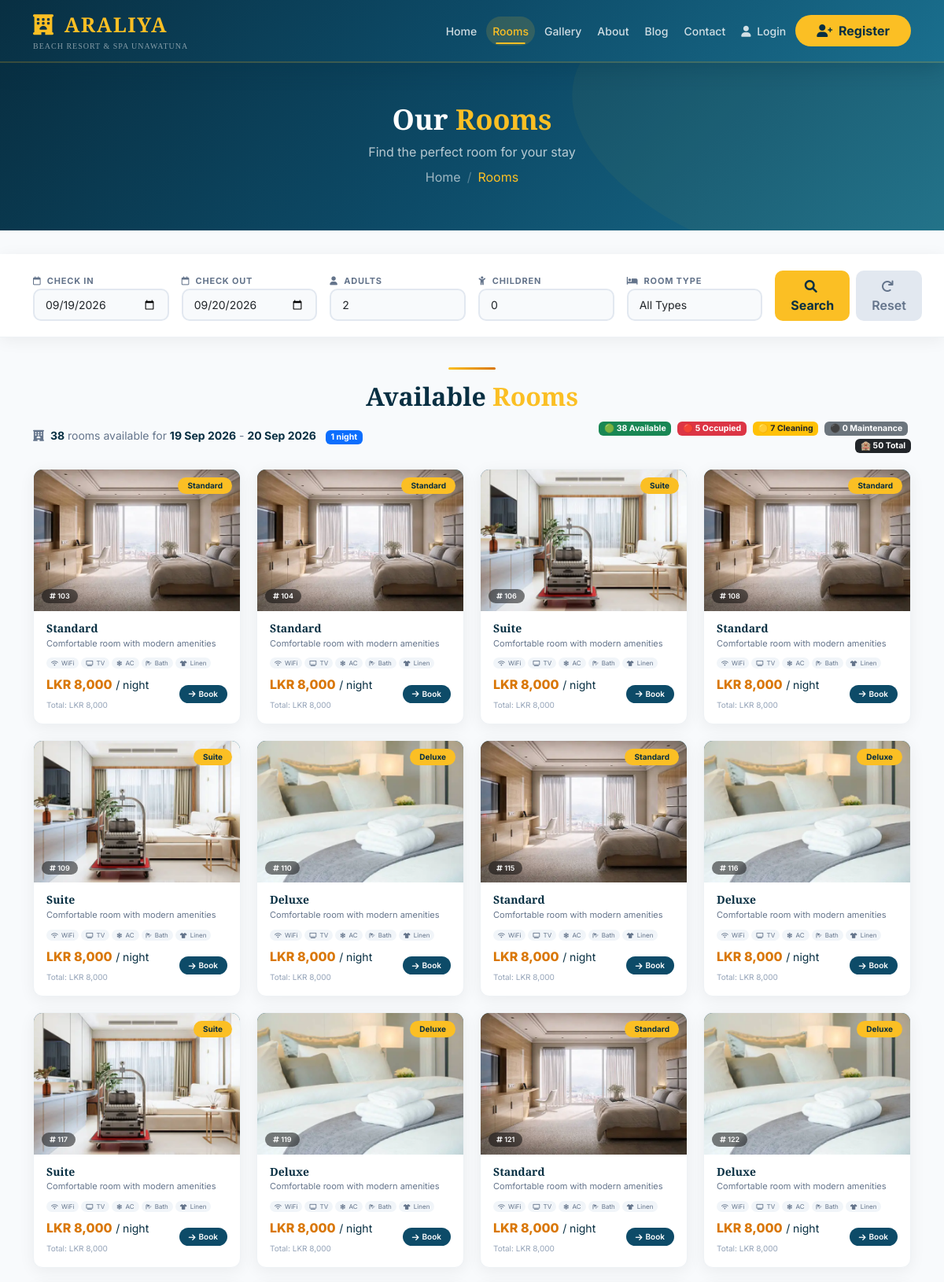
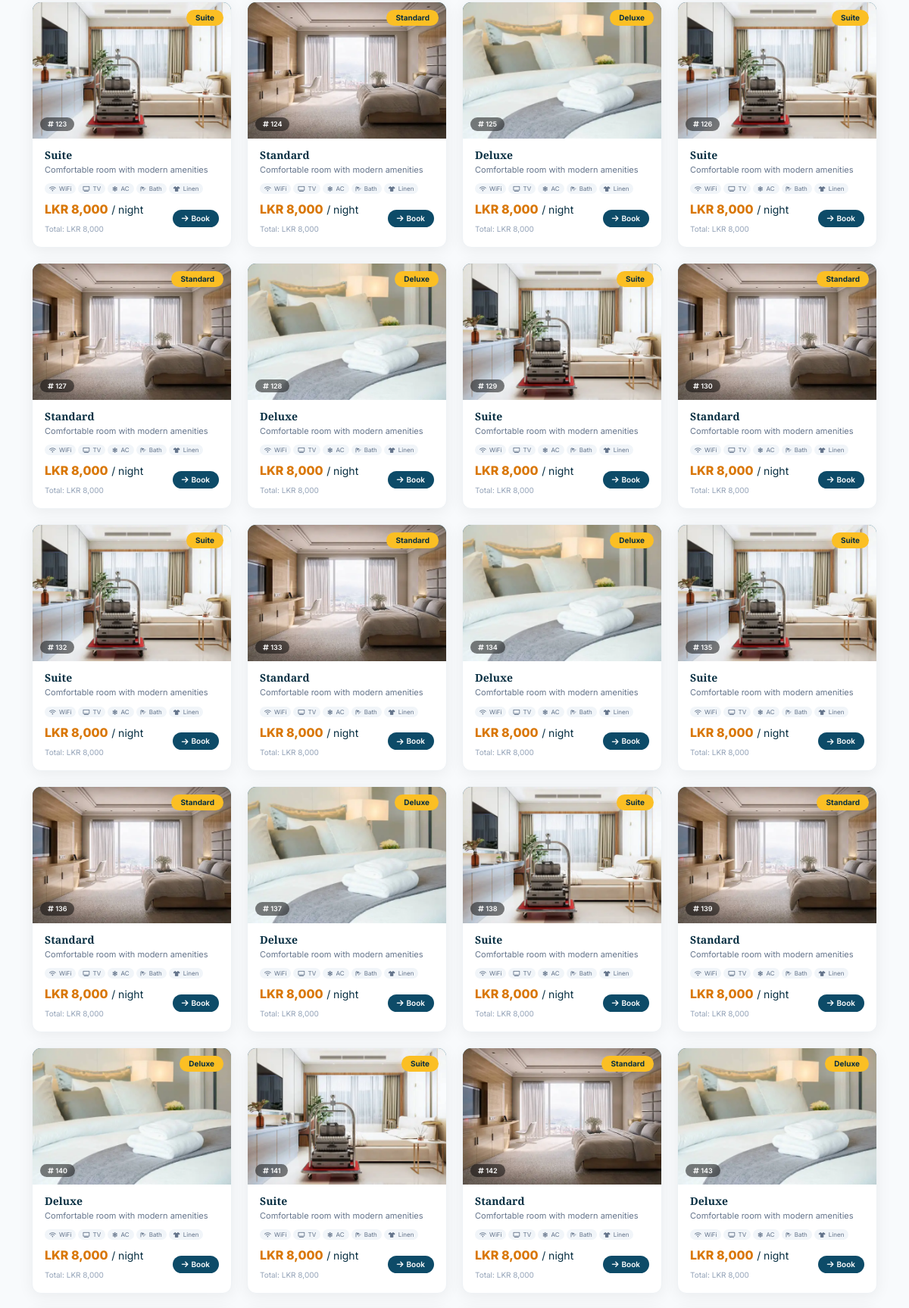
/public/rooms.php (upper part), run on the app's committed database (2 pictures, top to bottom).
### tables this page shows
CREATE TABLE `rooms` (
  `room_id` int(11) NOT NULL,
  `room_number` varchar(10) NOT NULL,
  `room_type` varchar(50) DEFAULT NULL,
  `status` enum('available','occupied','cleaning','maintenance') DEFAULT 'available'
);

### public/rooms.php (the view, shortened to what this page needs)
<?php
include '../includes/db.php';
$is_logged_in = isset($_SESSION['online_user_id']) && !empty($_SESSION['online_user_id']);
$logged_in_user = $is_logged_in ? $_SESSION['online_user_name'] : '';
$current_date = date('Y-m-d');
$check_in = isset($_GET['check_in']) ? $_GET['check_in'] : $current_date;
$check_out = isset($_GET['check_out']) ? $_GET['check_out'] : date('Y-m-d', strtotime('+1 day'));
$adults = isset($_GET['adults']) ? intval($_GET['adults']) : 2;
$children = isset($_GET['children']) ? intval($_GET['children']) : 0;
$room_type = isset($_GET['room_type']) ? $_GET['room_type'] : 'all';
$nights = (strtotime($check_out) - strtotime($check_in)) / (60 * 60 * 24);
$sql = "SELECT
            r.room_id,
            r.room_number,
            r.room_type,
            r.status as room_status,
            rt.type_name,
            rt.base_price,
            rt.season_price,
            rt.description as room_desc,
            rt.image as room_image
        FROM rooms r
        LEFT JOIN room_types rt ON r.room_type = rt.type_name
        WHERE r.status = 'available'";
$sql .= " ORDER BY rt.base_price ASC";
$room_query = $conn->query($sql);
$rooms = array();
while($room = $room_query->fetch_assoc()) {
    $rooms[] = $room;
}
$image_number_map = array(
    'standard' => 1,
    'deluxe' => 2,
    'suite' => 3,
    'luxury suite' => 4,
    'apartment' => 5,
    'executive' => 6,
    'family' => 7,
    'twin' => 8
);
$stats_sql = "SELECT
                COUNT(*) as total,
                SUM(CASE WHEN status = 'available' THEN 1 ELSE 0 END) as available,
                SUM(CASE WHEN status = 'occupied' THEN 1 ELSE 0 END) as occupied,
                SUM(CASE WHEN status = 'cleaning' THEN 1 ELSE 0 END) as cleaning,
                SUM(CASE WHEN status = 'maintenance' THEN 1 ELSE 0 END) as maintenance
              FROM rooms";
$stats_result = $conn->query($stats_sql);
$stats = $stats_result->fetch_assoc();
$total_rooms_count = $stats['total'];
$total_available = $stats['available'];
$occupied_count = $stats['occupied'];
$cleaning_count = $stats['cleaning'];
$maintenance_count = $stats['maintenance'];
?>
<!DOCTYPE html>
<html lang="en">
<head>
    <link href="https://cdn.jsdelivr.net/npm/bootstrap@5.3.0/dist/css/bootstrap.min.css" rel="stylesheet">
    <link rel="stylesheet" href="https://cdnjs.cloudflare.com/ajax/libs/font-awesome/6.0.0/css/all.min.css">
</head>
<body>
<nav class="navbar navbar-expand-lg navbar-custom">
    <div class="container">
        <a href="index.php" class="brand">
            <i class="fas fa-hotel me-1"></i> ARALIYA
            <span class="brand-sub">Beach Resort &amp; Spa Unawatuna</span>
        </a>
        <div class="collapse navbar-collapse" id="navbarNav">
            <ul class="navbar-nav ms-auto align-items-center gap-1">
                <li class="nav-item"><a href="index.php" class="nav-link">Home</a></li>
                <li class="nav-item"><a href="rooms.php" class="nav-link active">Rooms</a></li>
                <li class="nav-item"><a href="gallery.php" class="nav-link">Gallery</a></li>
                <li class="nav-item"><a href="about.php" class="nav-link">About</a></li>
                <li class="nav-item"><a href="blog.php" class="nav-link">Blog</a></li>
                <li class="nav-item"><a href="contact.php" class="nav-link">Contact</a></li>
                <?php if($is_logged_in): ?>
                    <li class="nav-item dropdown">
                        <a href="#" class="user-dropdown dropdown-toggle" data-bs-toggle="dropdown" aria-expanded="false">
                            <span class="user-avatar"><?php echo strtoupper(substr($logged_in_user, 0, 1)); ?></span>
                            <span><?php echo htmlspecialchars($logged_in_user); ?></span>
                        </a>
                        <ul class="dropdown-menu dropdown-menu-end">
                            <li><a class="dropdown-item" href="my_bookings.php"><i class="fas fa-list me-2"></i> My Bookings</a></li>
                            <li><a class="dropdown-item" href="profile.php"><i class="fas fa-user me-2"></i> Profile</a></li>
                            <li><hr class="dropdown-divider"></li>
                            <li><a class="dropdown-item text-danger" href="logout.php"><i class="fas fa-sign-out-alt me-2"></i> Logout</a></li>
                        </ul>
                    </li>
                <?php else: ?>
                    <li class="nav-item"><a href="login.php" class="nav-link"><i class="fas fa-user me-1"></i> Login</a></li>
                    <li class="nav-item"><a href="register.php" class="btn-book-now-nav"><i class="fas fa-user-plus me-1"></i> Register</a></li>
                <?php endif; ?>
            </ul>
        </div>
    </div>
</nav>
<section class="page-hero">
    <div class="container">
        <h1>Our <span>Rooms</span></h1>
        <p>Find the perfect room for your stay</p>
        <nav aria-label="breadcrumb">
            <ol class="breadcrumb">
                <li class="breadcrumb-item"><a href="index.php">Home</a></li>
                <li class="breadcrumb-item active">Rooms</li>
            </ol>
        </nav>
    </div>
</section>
<section class="filter-bar">
    <div class="container">
        <form method="GET" class="row g-3 align-items-end">
            <div class="col-md-2">
                <label><i class="far fa-calendar me-1"></i> Check In</label>
                <input type="date" name="check_in" class="form-control" value="<?php echo $check_in; ?>" min="<?php echo $current_date; ?>">
            </div>
            <div class="col-md-2">
                <label><i class="far fa-calendar me-1"></i> Check Out</label>
                <input type="date" name="check_out" class="form-control" value="<?php echo $check_out; ?>" min="<?php echo date('Y-m-d', strtotime('+1 day')); ?>">
            </div>
            <div class="col-md-2">
                <label><i class="fas fa-user me-1"></i> Adults</label>
                <select name="adults" class="form-select">
                    <option value="2" <?php if($adults == 2) echo 'selected'; ?>>2</option>
                </select>
            </div>
            <div class="col-md-2">
                <label><i class="fas fa-child me-1"></i> Children</label>
                <select name="children" class="form-select">
                    <option value="0" <?php if($children == 0) echo 'selected'; ?>>0</option>
                </select>
            </div>
            <div class="col-md-2">
                <label><i class="fas fa-bed me-1"></i> Room Type</label>
                <select name="room_type" class="form-select">
                    <option value="all" <?php if($room_type == 'all') echo 'selected'; ?>>All Types</option>
                </select>
            </div>
            <div class="col-md-2">
                <div class="d-flex gap-2">
                    <button type="submit" class="btn-filter"><i class="fas fa-search me-1"></i> Search</button>
                    <a href="rooms.php" class="btn-reset-filter"><i class="fas fa-redo me-1"></i> Reset</a>
                </div>
            </div>
        </form>
    </div>
</section>
<section class="py-2">
    <div class="container">
        <div class="text-center">
            <div class="section-divider"></div>
            <h2 class="section-title">Available <span class="highlight">Rooms</span></h2>
        </div>
        <div class="results-count">
            <div class="row g-2 align-items-center">
                <div class="col-lg-7">
                    <i class="fas fa-hotel me-1"></i>
                    <strong><?php echo count($rooms); ?></strong> rooms available
                    for <strong><?php echo date('d M Y', strtotime($check_in)); ?></strong> - <strong><?php echo date('d M Y', strtotime($check_out)); ?></strong>
                    <span class="badge bg-primary ms-2"><?php echo $nights; ?> night<?php if($nights > 1) echo 's'; ?></span>
                </div>
                <div class="col-lg-5 text-lg-end">
                    <span class="badge bg-success me-1">🟢 <?php echo $total_available; ?> Available</span>
                    <span class="badge bg-danger me-1">🔴 <?php echo $occupied_count; ?> Occupied</span>
                    <span class="badge bg-warning text-dark me-1">🟡 <?php echo $cleaning_count; ?> Cleaning</span>
                    <span class="badge bg-secondary me-1">⚫ <?php echo $maintenance_count; ?> Maintenance</span>
                    <span class="badge bg-dark">🏨 <?php echo $total_rooms_count; ?> Total</span>
                </div>
            </div>
        </div>
        <div class="room-grid-5col">
            <?php if(empty($rooms)): ?>
                <div class="col-12 text-center py-5" style="grid-column: 1 / -1;">
                    <i class="fas fa-bed fa-4x text-muted mb-4"></i>
                    <h4>No rooms available</h4>
                    <p class="text-muted">Please try different dates or contact us directly.</p>
                    <a href="rooms.php" class="btn btn-primary mt-2" style="background: var(--primary); border: none; border-radius:25px; padding:8px 30px;">
                        <i class="fas fa-redo me-1"></i> Reset Search
                    </a>
                </div>
            <?php else: ?>
                <?php foreach($rooms as $room):
                    $room_number = isset($room['room_number']) ? $room['room_number'] : 'N/A';
                    $category = isset($room['type_name']) ? $room['type_name'] : (isset($room['room_type']) ? $room['room_type'] : 'Standard');
                    $price = isset($room['base_price']) ? $room['base_price'] : 8000;
                    $total_price = $price * $nights;
                    $description = isset($room['room_desc']) ? $room['room_desc'] : 'Comfortable room with modern amenities';
                    $room_type_lower = strtolower(trim($category));
                    $image_num = 1;
                    foreach($image_number_map as $key => $num) {
                        if(strpos($room_type_lower, $key) !== false) {
                            $image_num = $num;
                            break;
                        }
                    }
                    $final_image = '';
                    $paths_to_check = array(
                        'uploads/rooms/' . $image_num . '.webp',
                        'uploads/rooms/' . $image_num . '.jpg',
                        '../uploads/rooms/' . $image_num . '.webp',
                        '../uploads/rooms/' . $image_num . '.jpg',
                        './uploads/rooms/' . $image_num . '.webp',
                        './uploads/rooms/' . $image_num . '.jpg'
                    );
                    foreach($paths_to_check as $path) {
                        if(file_exists($path)) {
                            $final_image = $path;
                            break;
                        }
                    }
                ?>
                <div class="room-card">
                    <div class="room-image" onclick="openImageModal('<?php echo $final_image ? $final_image : ''; ?>', '<?php echo htmlspecialchars($category); ?> - Room <?php echo $room_number; ?>')">
                        <?php if(!empty($final_image)): ?>
                            <img src="<?php echo $final_image; ?>" alt="<?php echo htmlspecialchars($category); ?>" loading="lazy">
                        <?php else: ?>
                            <i class="fas fa-hotel no-image"></i>
                        <?php endif; ?>
                        <span class="room-badge"><?php echo htmlspecialchars($category); ?></span>
                        <span class="room-number-badge"><i class="fas fa-hashtag"></i> <?php echo $room_number; ?></span>
                    </div>
                    <div class="room-body">
                        <h5 class="room-name"><?php echo htmlspecialchars($category); ?></h5>
                        <p class="room-desc"><?php echo htmlspecialchars($description); ?></p>
                        <div class="room-amenities">
                            <span><i class="fas fa-wifi"></i> WiFi</span>
                            <span><i class="fas fa-tv"></i> TV</span>
                            <span><i class="fas fa-snowflake"></i> AC</span>
                            <span><i class="fas fa-shower"></i> Bath</span>
                            <span><i class="fas fa-tshirt"></i> Linen</span>
                        </div>
                        <div class="d-flex justify-content-between align-items-center mt-auto pt-1">
                            <div>
                                <span class="room-price">LKR <?php echo number_format($price, 0); ?></span>
                                <small>/ night</small>
                                <br>
                                <span class="room-total">Total: LKR <?php echo number_format($total_price, 0); ?></span>
                            </div>
                            <a href="room-details.php?id=<?php echo $room['room_id']; ?>&check_in=<?php echo $check_in; ?>&check_out=<?php echo $check_out; ?>&adults=<?php echo $adults; ?>&children=<?php echo $children; ?>" class="btn-book-room">
                                <i class="fas fa-arrow-right"></i> Book
                            </a>
                        </div>
                    </div>
                </div>
                <?php endforeach; ?>
            <?php endif; ?>
        </div>
    </div>
</section>
</body>
</html>

### data on the page
rooms: room_type "Standard", room_number "103", description "Comfortable room with modern amenities", price "8,000", total_price "8,000"
rooms: room_type "Standard", room_number "104", description "Comfortable room with modern amenities", price "8,000", total_price "8,000"
rooms: room_type "Suite", room_number "106", description "Comfortable room with modern amenities", price "8,000", total_price "8,000"
rooms: room_type "Standard", room_number "108", description "Comfortable room with modern amenities", price "8,000", total_price "8,000"
rooms: room_type "Suite", room_number "109", description "Comfortable room with modern amenities", price "8,000", total_price "8,000"
rooms: room_type "Deluxe", room_number "110", description "Comfortable room with modern amenities", price "8,000", total_price "8,000"
rooms: room_type "Standard", room_number "115", description "Comfortable room with modern amenities", price "8,000", total_price "8,000"
rooms: room_type "Deluxe", room_number "116", description "Comfortable room with modern amenities", price "8,000", total_price "8,000"
rooms: room_type "Suite", room_number "117", description "Comfortable room with modern amenities", price "8,000", total_price "8,000"
rooms: room_type "Deluxe", room_number "119", description "Comfortable room with modern amenities", price "8,000", total_price "8,000"
rooms: room_type "Standard", room_number "121", description "Comfortable room with modern amenities", price "8,000", total_price "8,000"
rooms: room_type "Deluxe", room_number "122", description "Comfortable room with modern amenities", price "8,000", total_price "8,000"
rooms: room_type "Suite", room_number "123", description "Comfortable room with modern amenities", price "8,000", total_price "8,000"
rooms: room_type "Standard", room_number "124", description "Comfortable room with modern amenities", price "8,000", total_price "8,000"
rooms: room_type "Deluxe", room_number "125", description "Comfortable room with modern amenities", price "8,000", total_price "8,000"
rooms: room_type "Suite", room_number "126", description "Comfortable room with modern amenities", price "8,000", total_price "8,000"
rooms: room_type "Standard", room_number "127", description "Comfortable room with modern amenities", price "8,000", total_price "8,000"
rooms: room_type "Deluxe", room_number "128", description "Comfortable room with modern amenities", price "8,000", total_price "8,000"
rooms: room_type "Suite", room_number "129", description "Comfortable room with modern amenities", price "8,000", total_price "8,000"
rooms: room_type "Standard", room_number "130", description "Comfortable room with modern amenities", price "8,000", total_price "8,000"
rooms: room_type "Suite", room_number "132", description "Comfortable room with modern amenities", price "8,000", total_price "8,000"
rooms: room_type "Standard", room_number "133", description "Comfortable room with modern amenities", price "8,000", total_price "8,000"
rooms: room_type "Deluxe", room_number "134", description "Comfortable room with modern amenities", price "8,000", total_price "8,000"
rooms: room_type "Suite", room_number "135", description "Comfortable room with modern amenities", price "8,000", total_price "8,000"
rooms: room_type "Standard", room_number "136", description "Comfortable room with modern amenities", price "8,000", total_price "8,000"
rooms: room_type "Deluxe", room_number "137", description "Comfortable room with modern amenities", price "8,000", total_price "8,000"
rooms: room_type "Suite", room_number "138", description "Comfortable room with modern amenities", price "8,000", total_price "8,000"
rooms: room_type "Standard", room_number "139", description "Comfortable room with modern amenities", price "8,000", total_price "8,000"
rooms: room_type "Deluxe", room_number "140", description "Comfortable room with modern amenities", price "8,000", total_price "8,000"
rooms: room_type "Suite", room_number "141", description "Comfortable room with modern amenities", price "8,000", total_price "8,000"
rooms: room_type "Standard", room_number "142", description "Comfortable room with modern amenities", price "8,000", total_price "8,000"
rooms: room_type "Deluxe", room_number "143", description "Comfortable room with modern amenities", price "8,000", total_price "8,000"

### other printed values
count($rooms) "38"
date('d M Y', strtotime($check_in)) "19 Sep 2026"
date('d M Y', strtotime($check_out)) "20 Sep 2026"
$nights "1"
$total_available "38"
$occupied_count "5"
$cleaning_count "7"
$maintenance_count "0"
$total_rooms_count "50"
